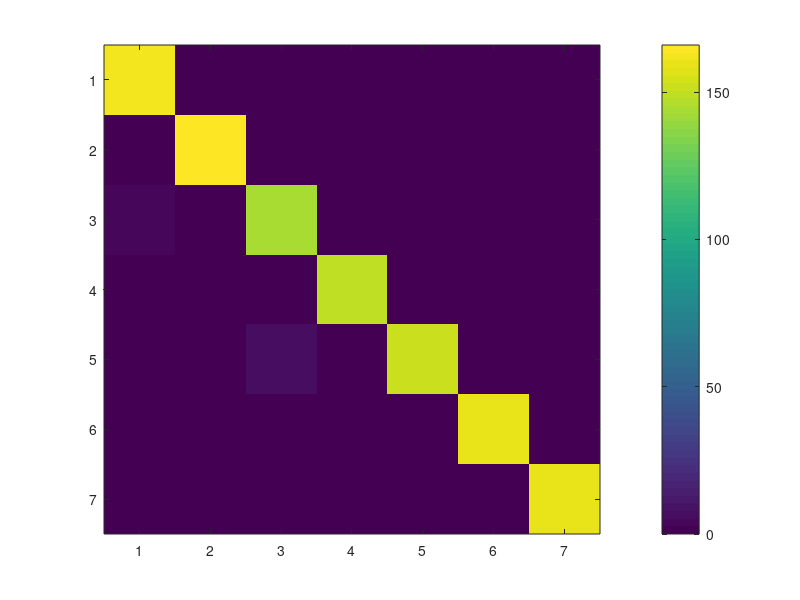

The MATLAB source for this figure:
clear all;
close all;
clc;

load validation_outputs.mat;
load validation_targets.mat;


[C,order] = confusionmat(validationtargets,validationoutputs)

imagesc(confusionmat(validationtargets,validationoutputs));
colorbar;

